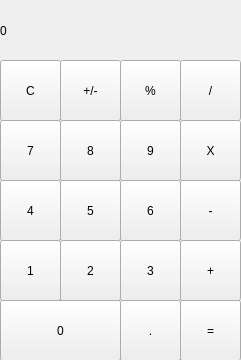
<?xml version="1.0" encoding="UTF-8"?>
<ui version="4.0">
 <class>MainWindow</class>
 <widget class="QMainWindow" name="MainWindow">
  <property name="geometry">
   <rect>
    <x>0</x>
    <y>0</y>
    <width>241</width>
    <height>360</height>
   </rect>
  </property>
  <property name="windowTitle">
   <string>MainWindow</string>
  </property>
  <widget class="QWidget" name="centralWidget">
   <widget class="QLabel" name="label">
    <property name="geometry">
     <rect>
      <x>0</x>
      <y>0</y>
      <width>241</width>
      <height>61</height>
     </rect>
    </property>
    <property name="text">
     <string>0</string>
    </property>
   </widget>
   <widget class="QPushButton" name="PushButton_Clear">
    <property name="geometry">
     <rect>
      <x>0</x>
      <y>60</y>
      <width>61</width>
      <height>61</height>
     </rect>
    </property>
    <property name="text">
     <string>C</string>
    </property>
   </widget>
   <widget class="QPushButton" name="pushButton_div">
    <property name="geometry">
     <rect>
      <x>180</x>
      <y>60</y>
      <width>61</width>
      <height>61</height>
     </rect>
    </property>
    <property name="text">
     <string>/</string>
    </property>
   </widget>
   <widget class="QPushButton" name="pushButton_percent">
    <property name="geometry">
     <rect>
      <x>120</x>
      <y>60</y>
      <width>61</width>
      <height>61</height>
     </rect>
    </property>
    <property name="text">
     <string>%</string>
    </property>
   </widget>
   <widget class="QPushButton" name="pushButton_plusMinus">
    <property name="geometry">
     <rect>
      <x>60</x>
      <y>60</y>
      <width>61</width>
      <height>61</height>
     </rect>
    </property>
    <property name="text">
     <string>+/-</string>
    </property>
   </widget>
   <widget class="QPushButton" name="pushButton_mult">
    <property name="geometry">
     <rect>
      <x>180</x>
      <y>120</y>
      <width>61</width>
      <height>61</height>
     </rect>
    </property>
    <property name="text">
     <string>X</string>
    </property>
   </widget>
   <widget class="QPushButton" name="pushButton_7">
    <property name="geometry">
     <rect>
      <x>0</x>
      <y>120</y>
      <width>61</width>
      <height>61</height>
     </rect>
    </property>
    <property name="text">
     <string>7</string>
    </property>
   </widget>
   <widget class="QPushButton" name="pushButton_9">
    <property name="geometry">
     <rect>
      <x>120</x>
      <y>120</y>
      <width>61</width>
      <height>61</height>
     </rect>
    </property>
    <property name="text">
     <string>9</string>
    </property>
   </widget>
   <widget class="QPushButton" name="pushButton_8">
    <property name="geometry">
     <rect>
      <x>60</x>
      <y>120</y>
      <width>61</width>
      <height>61</height>
     </rect>
    </property>
    <property name="text">
     <string>8</string>
    </property>
   </widget>
   <widget class="QPushButton" name="pushButton_minus">
    <property name="geometry">
     <rect>
      <x>180</x>
      <y>180</y>
      <width>61</width>
      <height>61</height>
     </rect>
    </property>
    <property name="text">
     <string>-</string>
    </property>
   </widget>
   <widget class="QPushButton" name="pushButton_4">
    <property name="geometry">
     <rect>
      <x>0</x>
      <y>180</y>
      <width>61</width>
      <height>61</height>
     </rect>
    </property>
    <property name="text">
     <string>4</string>
    </property>
   </widget>
   <widget class="QPushButton" name="pushButton_6">
    <property name="geometry">
     <rect>
      <x>120</x>
      <y>180</y>
      <width>61</width>
      <height>61</height>
     </rect>
    </property>
    <property name="text">
     <string>6</string>
    </property>
   </widget>
   <widget class="QPushButton" name="pushButton_5">
    <property name="geometry">
     <rect>
      <x>60</x>
      <y>180</y>
      <width>61</width>
      <height>61</height>
     </rect>
    </property>
    <property name="text">
     <string>5</string>
    </property>
   </widget>
   <widget class="QPushButton" name="pushButton_plus">
    <property name="geometry">
     <rect>
      <x>180</x>
      <y>240</y>
      <width>61</width>
      <height>61</height>
     </rect>
    </property>
    <property name="text">
     <string>+</string>
    </property>
   </widget>
   <widget class="QPushButton" name="pushButton_1">
    <property name="geometry">
     <rect>
      <x>0</x>
      <y>240</y>
      <width>61</width>
      <height>61</height>
     </rect>
    </property>
    <property name="text">
     <string>1</string>
    </property>
   </widget>
   <widget class="QPushButton" name="pushButton_3">
    <property name="geometry">
     <rect>
      <x>120</x>
      <y>240</y>
      <width>61</width>
      <height>61</height>
     </rect>
    </property>
    <property name="text">
     <string>3</string>
    </property>
   </widget>
   <widget class="QPushButton" name="pushButton_2">
    <property name="geometry">
     <rect>
      <x>60</x>
      <y>240</y>
      <width>61</width>
      <height>61</height>
     </rect>
    </property>
    <property name="text">
     <string>2</string>
    </property>
   </widget>
   <widget class="QPushButton" name="pushButton_zero">
    <property name="geometry">
     <rect>
      <x>0</x>
      <y>300</y>
      <width>121</width>
      <height>61</height>
     </rect>
    </property>
    <property name="text">
     <string>0</string>
    </property>
   </widget>
   <widget class="QPushButton" name="pushButton_decimal">
    <property name="geometry">
     <rect>
      <x>120</x>
      <y>300</y>
      <width>61</width>
      <height>61</height>
     </rect>
    </property>
    <property name="text">
     <string>.</string>
    </property>
   </widget>
   <widget class="QPushButton" name="pushButton_equal">
    <property name="geometry">
     <rect>
      <x>180</x>
      <y>300</y>
      <width>61</width>
      <height>61</height>
     </rect>
    </property>
    <property name="text">
     <string>=</string>
    </property>
   </widget>
  </widget>
 </widget>
 <layoutdefault spacing="6" margin="11"/>
 <resources/>
 <connections/>
</ui>
